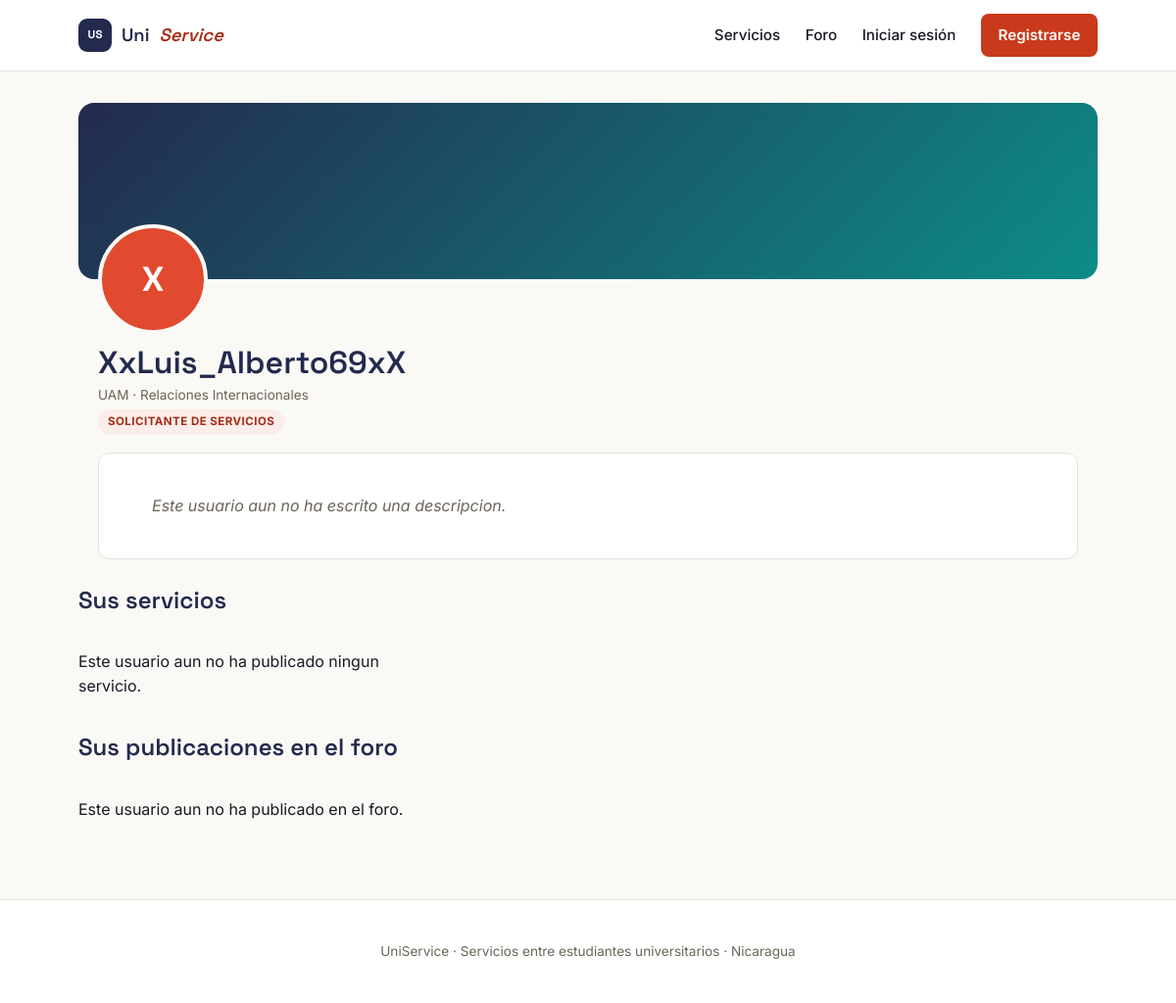
The page /usuario/XxLuis_Alberto69xX on the database its author committed.
### tables this page shows
CREATE TABLE users (
    id INTEGER PRIMARY KEY AUTOINCREMENT,
    username TEXT NOT NULL UNIQUE,
    email TEXT NOT NULL UNIQUE,
    password_hash TEXT NOT NULL,
    university TEXT,
    career TEXT,
    bio TEXT,
    created_at TEXT NOT NULL DEFAULT (datetime('now'))
);

### app.py (the view)
@app.route("/usuario/<username>")
def user_profile(username):
    conn = get_connection()
    profile_user = conn.execute(
        "SELECT * FROM users WHERE username = ?", (username,)
    ).fetchone()
    if profile_user is None:
        conn.close()
        abort(404)
    my_services = conn.execute(
        "SELECT * FROM services WHERE user_id = ? ORDER BY created_at DESC",
        (profile_user["id"],),
    ).fetchall()
    my_posts = conn.execute(
        "SELECT * FROM forum_posts WHERE user_id = ? ORDER BY created_at DESC",
        (profile_user["id"],),
    ).fetchall()
    conn.close()
    is_own = "user_id" in session and session["user_id"] == profile_user["id"]
    return render_template(
        "profile.html",
        profile_user=profile_user,
        my_services=my_services,
        my_posts=my_posts,
        is_own=is_own,
    )

### app.py (called while the page is built, shortened)
def current_user():
    if "user_id" not in session:
        return None

@app.context_processor
def inject_user():
    return {"logged_user": current_user()}

### db.py (called while the page is built)
def get_connection():
    conn = sqlite3.connect(DB_PATH)
    conn.row_factory = sqlite3.Row
    conn.execute("PRAGMA foreign_keys = ON")
    return conn

### templates/profile.html (shortened to what this page needs)
{% extends "base.html" %}
{% block content %}
<div class="profile-header">
    <div class="profile-banner"
         >
    </div>
    <div class="profile-avatar-wrap">
        <div class="profile-avatar"
             >
            {% if not profile_user['avatar_filename'] %}{{ profile_user['username'][0]|upper }}{% endif %}
        </div>
    </div>
    <div class="profile-identity">
        <div class="profile-identity-info">
            <h1>{{ profile_user['username'] }}</h1>
            <p class="post-meta">
                {{ profile_user['university'] or "Universidad no indicada" }}
                {% if profile_user['career'] %} &middot; {{ profile_user['career'] }}{% endif %}
            </p>
            <span class="profile-role-badge {{ profile_user['role'] }}">
                {{ "Proveedor de servicios" if profile_user['role'] == 'proveedor' else "Solicitante de servicios" }}
            </span>
        </div>
    </div>
    <div class="profile-bio {{ 'is-empty' if not profile_user['bio'] }}">
        {{ profile_user['bio'] or "Este usuario aun no ha escrito una descripcion." }}
    </div>
</div>
<section>
    <h2>{{ "Sus" if not is_own else "Mis" }} servicios</h2>
    <div class="card-grid">
        {% for service in my_services %}
            <a href="{{ url_for('service_detail', service_id=service['id']) }}" class="card">
                <h3>{{ service['title'] }}</h3>
                <p>{{ service['description'][:100] }}...</p>
            </a>
        {% else %}
            <p>{{ "Este usuario aun no ha publicado ningun servicio." if not is_own else "Aun no has publicado ningun servicio." }}</p>
        {% endfor %}
    </div>
</section>
<section>
    <h2>{{ "Sus" if not is_own else "Mis" }} publicaciones en el foro</h2>
    <div class="post-list">
        {% for post in my_posts %}
            <a href="{{ url_for('forum_post_detail', post_id=post['id']) }}" class="post-row">
                <div>
                    <h3>{{ post['title'] }}</h3>
                </div>
            </a>
        {% else %}
            <p>{{ "Este usuario aun no ha publicado en el foro." if not is_own else "Aun no has publicado en el foro." }}</p>
        {% endfor %}
    </div>
</section>
{% endblock %}

### static/css/style.css (style rules this page uses)
:root { --ink: #171923; --navy: #232A4D; --navy-soft: #3A4270; --coral: #E14A2F; --coral-btn: #C93A1C; --coral-text: #A32E15; --teal: #0D8C87; --teal-text: #08615D; --cream: #FBF9F6; --white: #FFFFFF; --muted: #6B6558; --border: #E7E2DA; --font-display: "Space Grotesk", sans-serif; --font-body: "Inter", sans-serif; }
* { box-sizing: border-box; }
body { margin: 0; font-family: var(--font-body); color: var(--ink); background: var(--cream); line-height: 1.55; }
h1, h2, h3 { font-family: var(--font-display); font-weight: 600; color: var(--navy); line-height: 1.2; }
.card-grid { display: grid; grid-template-columns: repeat(auto-fill, minmax(260px, 1fr)); gap: 18px; margin-top: 18px; }
.profile-header { margin-bottom: 28px; position: relative; }
.profile-banner { height: 180px; border-radius: 16px; background: linear-gradient(135deg, var(--navy) 0%, var(--teal) 100%); background-size: cover; background-position: center; }
.profile-avatar-wrap { margin-left: 20px; margin-top: -56px; width: 112px; }
.profile-avatar { width: 112px; height: 112px; border-radius: 50%; border: 4px solid var(--cream); background: var(--coral); background-size: cover; background-position: center; display: flex; align-items: center; justify-content: center; font-family: var(--font-display); font-size: 2.2rem; font-weight: 700; color: var(--white); flex-shrink: 0; }
.profile-identity { display: flex; align-items: center; justify-content: space-between; gap: 18px; padding: 10px 20px 0; }
.profile-identity-info { min-width: 0; }
.profile-identity-info h1 { margin: 0 0 4px; }
.profile-role-badge { display: inline-block; font-size: 0.72rem; text-transform: uppercase; letter-spacing: 0.04em; font-weight: 700; padding: 4px 10px; border-radius: 100px; margin-top: 4px; }
.profile-role-badge.solicitante { background: #FBEDE9; color: var(--coral-text); }
.profile-bio { margin: 18px 20px 0; padding: 16px 18px; background: var(--white); border: 1px solid var(--border); border-radius: 12px; color: var(--ink); white-space: pre-wrap; }
.profile-bio.is-empty { color: var(--muted); font-style: italic; }
.post-list { display: flex; flex-direction: column; gap: 10px; margin-top: 18px; }
.post-meta { color: var(--muted); font-size: 0.85rem; margin: 4px 0 0; }

### rows shown on the page
users: username "X", username "XxLuis_Alberto69xX", university "UAM", career "Relaciones Internacionales", role "SOLICITANTE DE SERVICIOS"

### other values the page prints
{{ "Sus" if not is_own else "Mis" }} "Sus"
